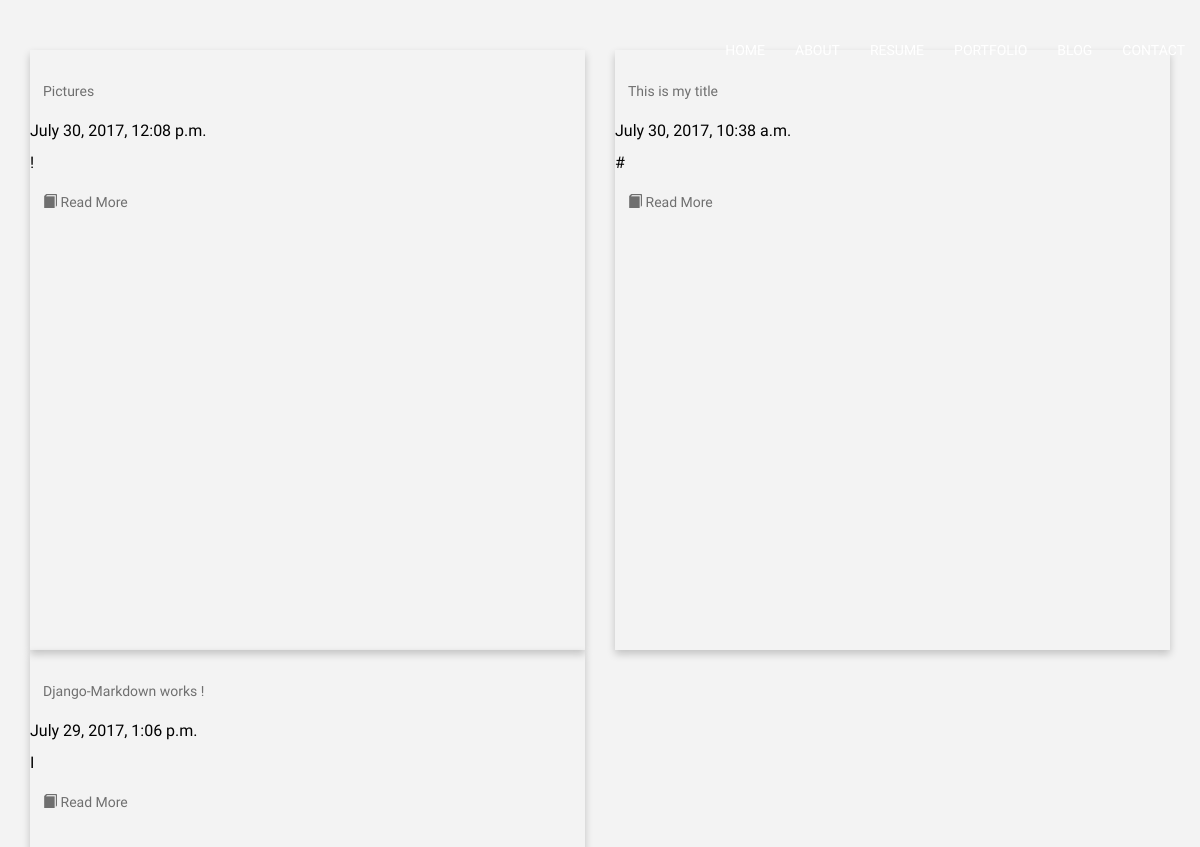
Page /blog/ on the earlier database version.
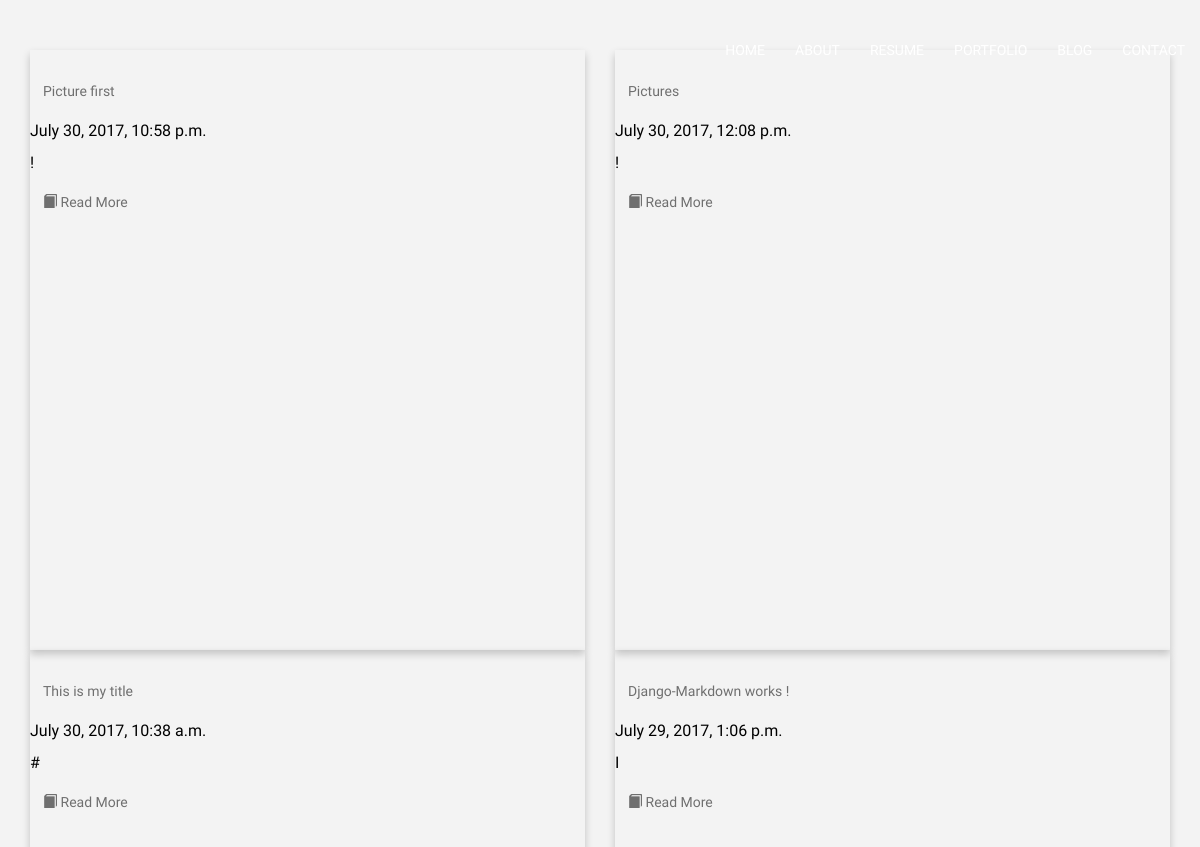
Same page on the later database version.
### web/models.py (models this page shows, shortened)
class Blog(models.Model):
	blog_title = models.CharField(max_length=100)
	blog_header = models.ImageField(storage=fs)
	blog_content = MarkdownField()
	slug = models.SlugField(max_length=200, unique=True)
	publish = models.BooleanField(default=True)
	created = models.DateTimeField(auto_now_add=True)
	modified = models.DateTimeField(auto_now=True)
	objects = BlogQuerySet.as_manager()
	class Meta:
		verbose_name = "Blog Entry"
		verbose_name_plural = "Blog Entries"
		ordering = ["-created"]

### web/templates/blog.html
{% extends "base.html" %}
{% load django_markdown %}
{% block content %}
{% block blog_entries %}
<div class="container-fluid bg-3 text-justify">
	<div class="row">
{% for object in object_list %}
		<div class="col-sm-6">
			<div class="card">
				<h1><a href="detail/{{object.id}}/" class="btn">{{ object.blog_title }}</a> </h1>
				<p class ="meta">{{ object.created }} </p>
				<p>{{ object.blog_content|markdown|safe|slice:"1"}}</p>
				<a href="detail/{{object.id}}/" class="btn">  <span class="glyphicon glyphicon-book" aria-hidden="true"></span> Read More</a>
			</div>
		</div>
{% endfor %}
	</div>
</div>
{% endblock %}
{% endblock%}

Differences in the rows shown:
added Blog: blog_title "Picture first", created "July 30, 2017, 10:58 p.m.", blog_content "!"
